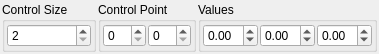
<?xml version="1.0" encoding="UTF-8"?>
<ui version="4.0">
 <class>BezierWidget</class>
 <widget class="QWidget" name="BezierWidget">
  <property name="geometry">
   <rect>
    <x>0</x>
    <y>0</y>
    <width>331</width>
    <height>43</height>
   </rect>
  </property>
  <property name="windowTitle">
   <string>BezierWidget</string>
  </property>
  <layout class="QHBoxLayout" name="horizontalLayout">
   <property name="spacing">
    <number>2</number>
   </property>
   <property name="leftMargin">
    <number>2</number>
   </property>
   <property name="topMargin">
    <number>2</number>
   </property>
   <property name="rightMargin">
    <number>2</number>
   </property>
   <property name="bottomMargin">
    <number>2</number>
   </property>
   <item>
    <widget class="QGroupBox" name="groupBox_3">
     <property name="title">
      <string>Control Size</string>
     </property>
     <layout class="QHBoxLayout" name="horizontalLayout_2">
      <property name="spacing">
       <number>2</number>
      </property>
      <property name="leftMargin">
       <number>2</number>
      </property>
      <property name="topMargin">
       <number>2</number>
      </property>
      <property name="rightMargin">
       <number>2</number>
      </property>
      <property name="bottomMargin">
       <number>2</number>
      </property>
      <item>
       <widget class="QSpinBox" name="spin_c_s">
        <property name="minimum">
         <number>2</number>
        </property>
        <property name="maximum">
         <number>10</number>
        </property>
       </widget>
      </item>
     </layout>
    </widget>
   </item>
   <item>
    <widget class="QGroupBox" name="groupBox">
     <property name="title">
      <string>Control Point</string>
     </property>
     <layout class="QHBoxLayout" name="horizontalLayout_3">
      <property name="spacing">
       <number>2</number>
      </property>
      <property name="leftMargin">
       <number>2</number>
      </property>
      <property name="topMargin">
       <number>2</number>
      </property>
      <property name="rightMargin">
       <number>2</number>
      </property>
      <property name="bottomMargin">
       <number>2</number>
      </property>
      <item>
       <widget class="QSpinBox" name="spin_p_i"/>
      </item>
      <item>
       <widget class="QSpinBox" name="spin_p_j"/>
      </item>
     </layout>
    </widget>
   </item>
   <item>
    <widget class="QGroupBox" name="groupBox_2">
     <property name="title">
      <string>Values</string>
     </property>
     <layout class="QHBoxLayout" name="horizontalLayout_4">
      <property name="spacing">
       <number>2</number>
      </property>
      <property name="leftMargin">
       <number>2</number>
      </property>
      <property name="topMargin">
       <number>2</number>
      </property>
      <property name="rightMargin">
       <number>2</number>
      </property>
      <property name="bottomMargin">
       <number>2</number>
      </property>
      <item>
       <widget class="QDoubleSpinBox" name="spin_v_x">
        <property name="minimum">
         <double>-2.000000000000000</double>
        </property>
        <property name="maximum">
         <double>2.000000000000000</double>
        </property>
        <property name="singleStep">
         <double>0.100000000000000</double>
        </property>
       </widget>
      </item>
      <item>
       <widget class="QDoubleSpinBox" name="spin_v_y">
        <property name="minimum">
         <double>-2.000000000000000</double>
        </property>
        <property name="maximum">
         <double>2.000000000000000</double>
        </property>
        <property name="singleStep">
         <double>0.100000000000000</double>
        </property>
       </widget>
      </item>
      <item>
       <widget class="QDoubleSpinBox" name="spin_v_z">
        <property name="minimum">
         <double>-2.000000000000000</double>
        </property>
        <property name="maximum">
         <double>2.000000000000000</double>
        </property>
        <property name="singleStep">
         <double>0.100000000000000</double>
        </property>
       </widget>
      </item>
     </layout>
    </widget>
   </item>
   <item>
    <spacer name="horizontalSpacer">
     <property name="orientation">
      <enum>Qt::Horizontal</enum>
     </property>
     <property name="sizeHint" stdset="0">
      <size>
       <width>40</width>
       <height>20</height>
      </size>
     </property>
    </spacer>
   </item>
  </layout>
 </widget>
 <resources/>
 <connections/>
</ui>
